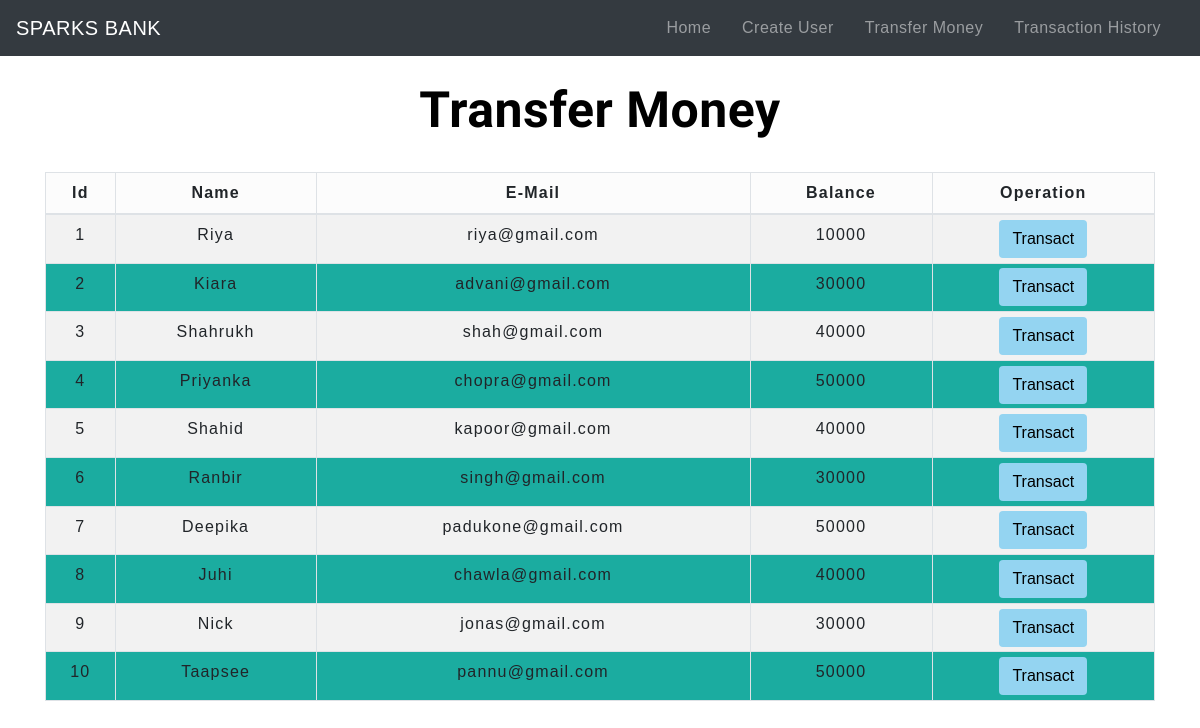
Page /TransferMoney.php on the earlier database version.
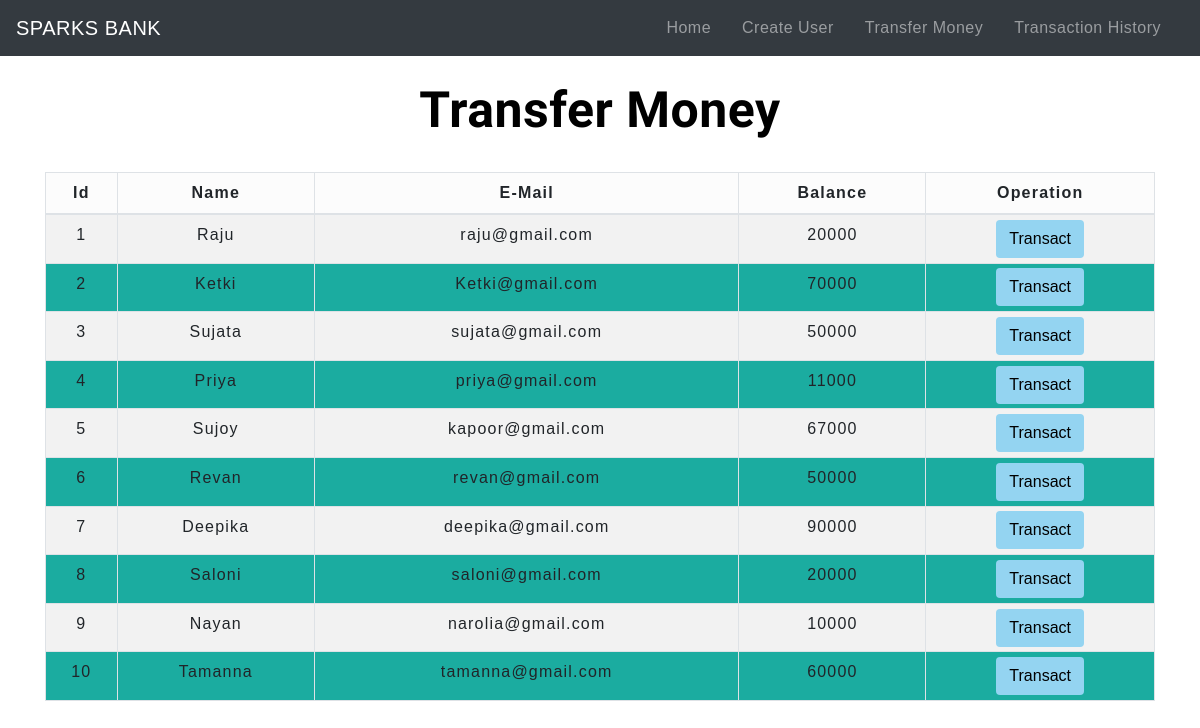
Same page on the later database version.
### tables this page shows
CREATE TABLE `users` (
  `id` int(3) NOT NULL,
  `name` text NOT NULL,
  `email` varchar(30) NOT NULL,
  `balance` int(8) NOT NULL
);

### TransferMoney.php (the view, shortened to what this page needs)
<!DOCTYPE html>
<html lang="en">
<head>
    <link rel="stylesheet" href="https://maxcdn.bootstrapcdn.com/bootstrap/4.0.0/css/bootstrap.min.css">
    <link rel="stylesheet" type="text/css" href="css/Table.css">
    <link rel="stylesheet" type="text/css" href="css/NavigationBar.css">
</head>
<body>
<?php
    include 'Config.php';
    $sql = "SELECT * FROM users";
    $result = mysqli_query($conn,$sql);
?>
<?php
  include 'NavigationBar.php';
?>
<div class="container">
        <h2 class="text-center pt-4">Transfer Money</h2>
        <br>
            <div class="row">
                <div class="col">
                    <div class="table-responsive-sm">
                    <table class="table table-striped table-hover table-sm  table-condensed table-bordered">
                        <thead>
                            <tr>
                            <th scope="col" class="text-center py-2">Id</th>
                            <th scope="col" class="text-center py-2">Name</th>
                            <th scope="col" class="text-center py-2">E-Mail</th>
                            <th scope="col" class="text-center py-2">Balance</th>
                            <th scope="col" class="text-center py-2">Operation</th>
                            </tr>
                        </thead>
                        <tbody>
                <?php
                    while($rows=mysqli_fetch_assoc($result)){
                ?>
                    <tr>
                        <td class="py-2"><?php echo $rows['id'] ?></td>
                        <td class="py-2"><?php echo $rows['name']?></td>
                        <td class="py-2"><?php echo $rows['email']?></td>
                        <td class="py-2"><?php echo $rows['balance']?></td>
                        <td><a href="SelectedUserDetail.php?id= <?php echo $rows['id'] ;?>"> <button type="button" class="btn">Transact</button></a></td>
                    </tr>
                <?php
                    }
                ?>
                        </tbody>
                    </table>
                    </div>
                </div>
            </div>
         </div>
</body>
</html>

### NavigationBar.php (shortened to what this page needs)
<nav class="navbar navbar-expand-md navbar-dark bg-dark">
<a class="navbar-brand" href="index.php">SPARKS BANK</a>
<div class="collapse navbar-collapse" id="collapsibleNavbar">
      <ul class="navbar-nav ml-auto">
        <li class="nav-item">
          <a class="nav-link" href="Index.php">Home</a>
        </li>
        <li class="nav-item">
          <a class="nav-link" href="CreateUser.php">Create User</a>
        </li>
        <li class="nav-item">
          <a class="nav-link" href="TransferMoney.php">Transfer Money</a>
        </li>
        <li class="nav-item">
          <a class="nav-link" href="TransactionHistory.php">Transaction History</a>
        </li>
    </div>
 </nav>

### CSS/Table.css (style rules this page uses)
* { padding: 0; margin: 5; box-sizing: border-box; font-family: sans-serif; }
h2 { font-size: 50px; color:#000000; font-weight: 700; }
table { letter-spacing: 1.2px; }
td { text-align: center; }
button { border:none; background:#94d4f1 ; transition: 1s; }
tr:nth-child(even) { background-color: #1baca0; }
tr:nth-child(odd) { background-color: #fcfcfc; }

### CSS/NavigationBar.css (style rules this page uses)
.nav-link { margin-right: 15px; color:#816d6d; letter-spacing: 0.5px; transition: 0.5s; }
.navbar-brand { color: #000000; letter-spacing: 0.5px; }
h2 { color: ; letter-spacing: 0.5px; font-family: raleway; }

### TransferMoney.php (style rules this page uses)
button { transition: 1.5s; }

Differences in the rows shown:
changed users id 1: name "Riya" → "Raju"; email "riya@gmail.com" → "raju@gmail.com"; balance "10000" → "20000"
changed users id 2: name "Kiara" → "Ketki"; email "advani@gmail.com" → "Ketki@gmail.com"; balance "30000" → "70000"
changed users id 3: name "Shahrukh" → "Sujata"; email "shah@gmail.com" → "sujata@gmail.com"; balance "40000" → "50000"
changed users id 4: name "Priyanka" → "Priya"; email "chopra@gmail.com" → "priya@gmail.com"; balance "50000" → "11000"
changed users "kapoor@gmail.com": name "Shahid" → "Sujoy"; balance "40000" → "67000"
changed users id 6: name "Ranbir" → "Revan"; email "singh@gmail.com" → "revan@gmail.com"; balance "30000" → "50000"
changed users "Deepika": email "padukone@gmail.com" → "deepika@gmail.com"; balance "50000" → "90000"
changed users id 8: name "Juhi" → "Saloni"; email "chawla@gmail.com" → "saloni@gmail.com"; balance "40000" → "20000"
changed users id 9: name "Nick" → "Nayan"; email "jonas@gmail.com" → "narolia@gmail.com"; balance "30000" → "10000"
changed users id 10: name "Taapsee" → "Tamanna"; email "pannu@gmail.com" → "tamanna@gmail.com"; balance "50000" → "60000"
